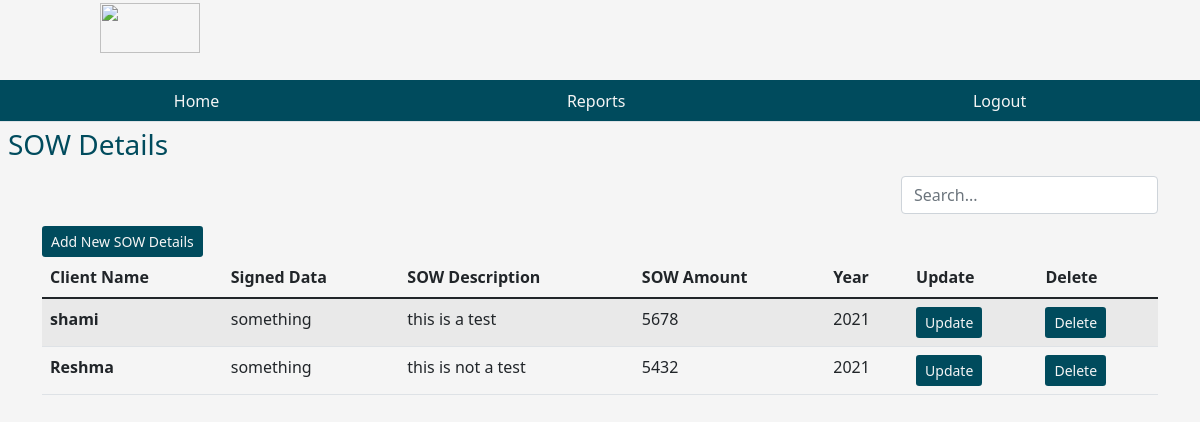
Page /sowdetails on the committed database.
### tables this page shows
CREATE TABLE sowdetails (slno INTEGER PRIMARY KEY AUTOINCREMENT,clientname text, year year, signeddata text,sowdescription text,sowamount INTEGER(20));

### app.py (the view)
@app.route('/sowdetails')
def sowdetails():
    user = get_current_user()
    db = get_database()
    sd_cur = db.execute('select * from sowdetails')
    allsd = sd_cur.fetchall()
    return render_template('sowdetails.html', user = user, allsd = allsd)

### app.py (called while the page is built)
@app.teardown_appcontext
def close_database(error):
    if hasattr(g, 'crudapplication_db'):
        g.crudapplication_db.close()

def get_current_user():
    user = None
    if 'user' in session:
        user = session['user']
        db = get_database()
        user_cur = db.execute('select * from users where name = ?', [user])
        user = user_cur.fetchone()
    return user

@app.before_request
def before_request():
    g.user = None
    if 'user_id' in session:
        user = [x for x in users if x.id == session['user_id']][0]
        g.user = user

### database.py (called while the page is built)
def connect_to_database():
    sql = sqlite3.connect('C:/Users/user/Desktop/components/components/crudapplication.db')
    sql.row_factory = sqlite3.Row
    return sql

def get_database():
    if not hasattr(g, 'crudapplication_db'):
        g.crudapplication_db = connect_to_database()
    return g.crudapplication_db

### templates/sowdetails.html (shortened to what this page needs)
{% from "showlinks.html" import show_links %}
<!DOCTYPE html>
<html lang="en">
<head>
    <link href="https://cdn.jsdelivr.net/npm/bootstrap@5.1.3/dist/css/bootstrap.min.css" rel="stylesheet">
    <link rel="stylesheet" href="{{ url_for('static', filename='dashboard.css')}}" type = "text/css">
</head>
<body>
      <div class="parent">
        <div class="child child1">
          <h1 class="text-center"><i><img src=" https://www.netanalytiks.com/img/core-img/logo2.png" width="100" height="50"></i></h1>
        </div>
        <div class="child child2">
        </div>
        <div class="child child3">
          {{ show_links() }}
        </div>
        <div class="child child4">
            <h3 class="m-2">SOW Details</h3>
        </div>
        <div class="child child5" style="color:rgb(0, 75, 93);">
        </div>
        <div class="child child6  container" style="color:rgb(0, 75, 93);">
              <div class="table-responsive-lg caption-top">
                <a class="btn btn-sm" style="background-color:rgb(0, 75, 93); color:whitesmoke; float: left; margin-top: 50px;" href="{{ url_for('addnewsowdetails')}}">Add New SOW Details</a>
                <form class="form-inline my-2 my-lg-0" style="display: inline-block; float: right;">
                  <input type="search" placeholder="Search..." class="form-control search-input mr-sm-2" aria-label="Search"  data-table="customers-list"/>
                </form>
                <table class="table table-striped mt32 customers-list">
                    <thead>
                        <tr>
                          <th scope="col">Client Name</th>
                          <th scope="col">Signed Data</th>
                          <th scope="col">SOW Description</th>
                          <th scope="col">SOW Amount</th>
						              <th scope="col">Year</th>
						              <th scope="col">Update</th>
						              <th scope="col">Delete</th>
                        </tr>
                      </thead>
                      <tbody>
                        {% for sd in allsd %}
                        <tr>
                          <th scope="row">{{ sd['clientname'] }} </th>
                          <td>{{ sd['signeddata'] }}</td>
                          <td>{{ sd['sowdescription'] }}</td>
                          <td>{{ sd['sowamount'] }}</td>
                          <td>{{ sd['year'] }}</td>
                          <td><a class="btn btn-sm" style="background-color:rgb(0, 75, 93); color:whitesmoke;" href="{{ url_for('fetchonesd', signeddata = sd['signeddata'] )}}">Update</a></td>
                          <td><a class="btn btn-sm" style="background-color:rgb(0, 75, 93); color:whitesmoke;" href="{{ url_for('deletesowdetails', signeddata = sd['signeddata'] )}}">Delete</a></td>
                        </tr>
                        {% endfor %}
                      </tbody>
                </table>
              </div>
        </div>
</body>
</html>

### static/dashboard.css (style rules this page uses)
html, body { height: 100%; background-color:whitesmoke; color:rgb(0, 75, 93); }
.parent { height: 100%; display: grid; grid-template-columns: repeat(4, 1fr); grid-template-rows: 10% 5% 7% auto 7%; }
.child { margin-bottom: 10px; }
.child1 { grid-column: 1/2; grid-row: 1/2; }
.child2 { grid-column: 3/-1; grid-row: 1/2; }
.child3 { grid-column: 1/-1; grid-row: 2/3; }
.child4 { grid-column: 1/2; grid-row: 3/4; }
.child5 { grid-column: 4/5; grid-row: 3/4; text-align: center; }
.child6 { grid-column: 1/-1; grid-row: 4/5; }

### rows in the picture
sowdetails: clientname "shami", signeddata "something", sowdescription "this is a test", sowamount "5678", year "2021"
sowdetails: clientname "Reshma", signeddata "something", sowdescription "this is not a test", sowamount "5432", year "2021"
